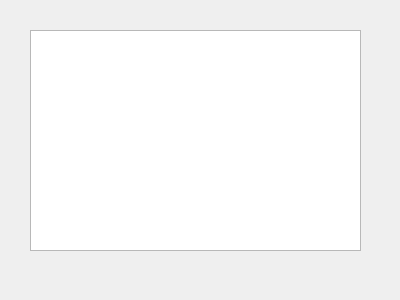
<?xml version="1.0" encoding="UTF-8"?>
<ui version="4.0">
 <class>Help</class>
 <widget class="QWidget" name="Help">
  <property name="geometry">
   <rect>
    <x>0</x>
    <y>0</y>
    <width>400</width>
    <height>300</height>
   </rect>
  </property>
  <property name="windowTitle">
   <string>Help</string>
  </property>
  <widget class="QTextBrowser" name="txb_help">
   <property name="geometry">
    <rect>
     <x>30</x>
     <y>30</y>
     <width>331</width>
     <height>221</height>
    </rect>
   </property>
  </widget>
 </widget>
 <layoutdefault spacing="6" margin="11"/>
 <resources/>
 <connections/>
</ui>
